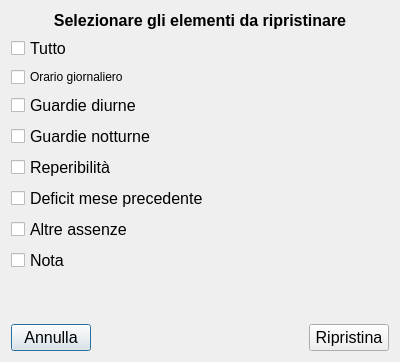
<?xml version="1.0" encoding="UTF-8"?>
<ui version="4.0">
 <class>ResetDialog</class>
 <widget class="QDialog" name="ResetDialog">
  <property name="geometry">
   <rect>
    <x>0</x>
    <y>0</y>
    <width>400</width>
    <height>362</height>
   </rect>
  </property>
  <property name="windowTitle">
   <string>Ripristino dati</string>
  </property>
  <layout class="QVBoxLayout" name="verticalLayout">
   <item>
    <widget class="QLabel" name="label">
     <property name="font">
      <font>
       <pointsize>12</pointsize>
       <weight>75</weight>
       <bold>true</bold>
      </font>
     </property>
     <property name="text">
      <string>Selezionare gli elementi da ripristinare</string>
     </property>
     <property name="alignment">
      <set>Qt::AlignCenter</set>
     </property>
    </widget>
   </item>
   <item>
    <widget class="QCheckBox" name="tuttoCB">
     <property name="font">
      <font>
       <pointsize>12</pointsize>
      </font>
     </property>
     <property name="text">
      <string>Tutto</string>
     </property>
    </widget>
   </item>
   <item>
    <widget class="QCheckBox" name="orarioGiornoCB">
     <property name="text">
      <string>Orario giornaliero</string>
     </property>
    </widget>
   </item>
   <item>
    <widget class="QCheckBox" name="gdiurneCB">
     <property name="font">
      <font>
       <pointsize>12</pointsize>
      </font>
     </property>
     <property name="text">
      <string>Guardie diurne</string>
     </property>
    </widget>
   </item>
   <item>
    <widget class="QCheckBox" name="gnotturneCB">
     <property name="font">
      <font>
       <pointsize>12</pointsize>
      </font>
     </property>
     <property name="text">
      <string>Guardie notturne</string>
     </property>
    </widget>
   </item>
   <item>
    <widget class="QCheckBox" name="repCB">
     <property name="font">
      <font>
       <pointsize>12</pointsize>
      </font>
     </property>
     <property name="text">
      <string>Reperibilità</string>
     </property>
    </widget>
   </item>
   <item>
    <widget class="QCheckBox" name="dmpCB">
     <property name="font">
      <font>
       <pointsize>12</pointsize>
      </font>
     </property>
     <property name="text">
      <string>Deficit mese precedente</string>
     </property>
    </widget>
   </item>
   <item>
    <widget class="QCheckBox" name="altreCB">
     <property name="font">
      <font>
       <pointsize>12</pointsize>
      </font>
     </property>
     <property name="text">
      <string>Altre assenze</string>
     </property>
    </widget>
   </item>
   <item>
    <widget class="QCheckBox" name="noteCB">
     <property name="font">
      <font>
       <pointsize>12</pointsize>
      </font>
     </property>
     <property name="text">
      <string>Nota</string>
     </property>
    </widget>
   </item>
   <item>
    <spacer name="verticalSpacer">
     <property name="orientation">
      <enum>Qt::Vertical</enum>
     </property>
     <property name="sizeHint" stdset="0">
      <size>
       <width>20</width>
       <height>3</height>
      </size>
     </property>
    </spacer>
   </item>
   <item>
    <layout class="QHBoxLayout" name="horizontalLayout">
     <item>
      <widget class="QPushButton" name="cancelButton">
       <property name="font">
        <font>
         <pointsize>12</pointsize>
        </font>
       </property>
       <property name="text">
        <string>Annulla</string>
       </property>
       <property name="icon">
        <iconset resource="assets.qrc">
         <normaloff>:/icons/dialog-close.svg</normaloff>:/icons/dialog-close.svg</iconset>
       </property>
      </widget>
     </item>
     <item>
      <spacer name="horizontalSpacer">
       <property name="orientation">
        <enum>Qt::Horizontal</enum>
       </property>
       <property name="sizeHint" stdset="0">
        <size>
         <width>40</width>
         <height>20</height>
        </size>
       </property>
      </spacer>
     </item>
     <item>
      <widget class="QPushButton" name="restoreButton">
       <property name="font">
        <font>
         <pointsize>12</pointsize>
        </font>
       </property>
       <property name="text">
        <string>Ripristina</string>
       </property>
       <property name="icon">
        <iconset resource="assets.qrc">
         <normaloff>:/icons/kt-restore-defaults.svg</normaloff>:/icons/kt-restore-defaults.svg</iconset>
       </property>
      </widget>
     </item>
    </layout>
   </item>
  </layout>
 </widget>
 <resources>
  <include location="assets.qrc"/>
 </resources>
 <connections/>
</ui>
